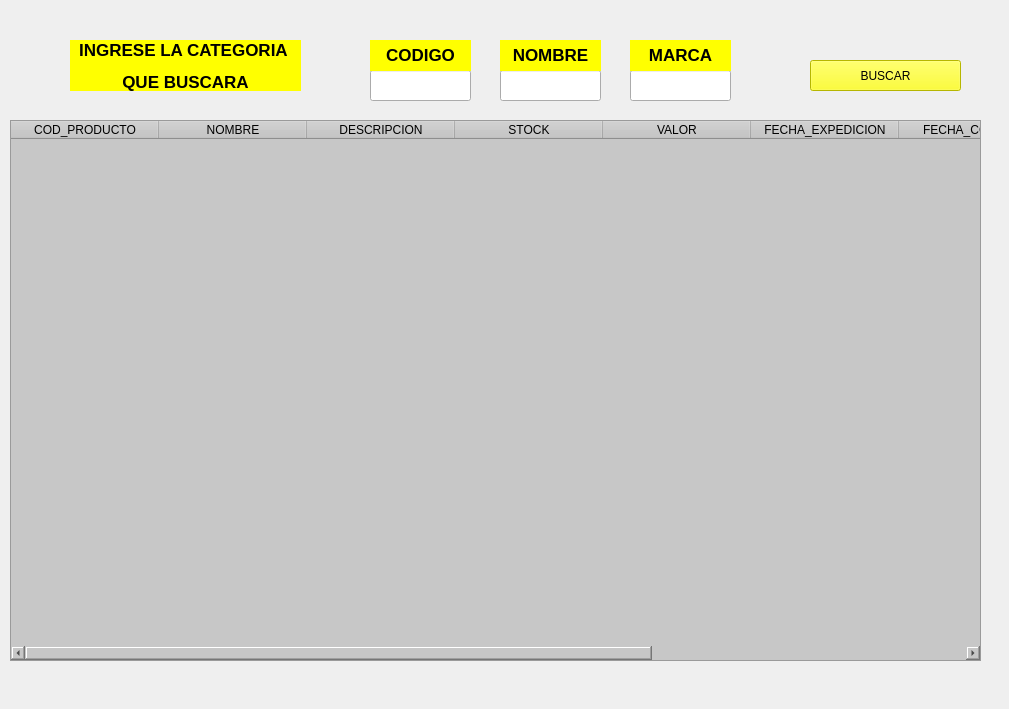
    <widget class="QWidget" name="tab_BUSCAR">
     <attribute name="title">
      <string>Buscar Productos</string>
     </attribute>
     <widget class="QLabel" name="label_3">
      <property name="geometry">
       <rect>
        <x>0</x>
        <y>-20</y>
        <width>1000</width>
        <height>700</height>
       </rect>
      </property>
      <property name="styleSheet">
       <string notr="true">background-image: url(C:/Users/User/Downloads/home.jpg);
background-repeat: no-repeat;
background-position: center center;
background-size: cover;</string>
      </property>
      <property name="text">
       <string/>
      </property>
      <property name="pixmap">
       <pixmap>../../Downloads/Downloads/principal.png</pixmap>
      </property>
      <property name="scaledContents">
       <bool>true</bool>
      </property>
      <property name="alignment">
       <set>Qt::AlignLeading|Qt::AlignLeft|Qt::AlignVCenter</set>
      </property>
     </widget>
     <widget class="QTableWidget" name="table_BUSCAR">
      <property name="geometry">
       <rect>
        <x>10</x>
        <y>120</y>
        <width>971</width>
        <height>541</height>
       </rect>
      </property>
      <property name="font">
       <font>
        <weight>50</weight>
        <bold>false</bold>
       </font>
      </property>
      <property name="styleSheet">
       <string notr="true">background-color: rgb(199, 199, 199);</string>
      </property>
      <property name="dragEnabled">
       <bool>false</bool>
      </property>
      <property name="sortingEnabled">
       <bool>false</bool>
      </property>
      <attribute name="horizontalHeaderCascadingSectionResizes">
       <bool>false</bool>
      </attribute>
      <attribute name="horizontalHeaderDefaultSectionSize">
       <number>148</number>
      </attribute>
      <column>
       <property name="text">
        <string>COD_PRODUCTO</string>
       </property>
      </column>
      <column>
       <property name="text">
        <string>NOMBRE</string>
       </property>
      </column>
      <column>
       <property name="text">
        <string>DESCRIPCION</string>
       </property>
      </column>
      <column>
       <property name="text">
        <string>STOCK</string>
       </property>
      </column>
      <column>
       <property name="text">
        <string>VALOR</string>
       </property>
      </column>
      <column>
       <property name="text">
        <string>FECHA_EXPEDICION</string>
       </property>
      </column>
      <column>
       <property name="text">
        <string>FECHA_COMPRA</string>
       </property>
      </column>
      <column>
       <property name="text">
        <string>FECHA_VENCIMIENTO</string>
       </property>
      </column>
      <column>
       <property name="text">
        <string>MARCA</string>
       </property>
      </column>
     </widget>
     <widget class="QLabel" name="label_7">
      <property name="geometry">
       <rect>
        <x>30</x>
        <y>50</y>
        <width>491</width>
        <height>51</height>
       </rect>
      </property>
      <property name="styleSheet">
       <string notr="true">QTextBrowser {
    background-color: transparent;
    border: 1px solid white;
}</string>
      </property>
      <property name="text">
       <string/>
      </property>
     </widget>
     <widget class="QPushButton" name="Button_BUSCAR">
      <property name="geometry">
       <rect>
        <x>810</x>
        <y>60</y>
        <width>151</width>
        <height>31</height>
       </rect>
      </property>
      <property name="styleSheet">
       <string notr="true">
font: 14pt &quot;MS Shell Dlg 2&quot;;
background-color: rgb(255, 255, 0);
</string>
      </property>
      <property name="text">
       <string>BUSCAR</string>
      </property>
     </widget>
     <widget class="QLabel" name="label_CODIGO">
      <property name="geometry">
       <rect>
        <x>70</x>
        <y>40</y>
        <width>231</width>
        <height>51</height>
       </rect>
      </property>
      <property name="font">
       <font>
        <pointsize>13</pointsize>
        <weight>75</weight>
        <bold>true</bold>
       </font>
      </property>
      <property name="layoutDirection">
       <enum>Qt::RightToLeft</enum>
      </property>
      <property name="styleSheet">
       <string notr="true">background-color: rgb(85, 255, 255);

background-color: rgb(255, 255, 0);</string>
      </property>
      <property name="text">
       <string>&lt;html&gt;&lt;head/&gt;&lt;body&gt;&lt;p align=&quot;center&quot;&gt;INGRESE LA CATEGORIA &lt;/p&gt;&lt;p align=&quot;center&quot;&gt;QUE BUSCARA&lt;/p&gt;&lt;/body&gt;&lt;/html&gt;</string>
      </property>
     </widget>
     <widget class="QLineEdit" name="lineEdit_CODIGO_2">
      <property name="geometry">
       <rect>
        <x>370</x>
        <y>70</y>
        <width>101</width>
        <height>31</height>
       </rect>
      </property>
     </widget>
     <widget class="QLineEdit" name="lineEdit_CODIGO_3">
      <property name="geometry">
       <rect>
        <x>500</x>
        <y>70</y>
        <width>101</width>
        <height>31</height>
       </rect>
      </property>
     </widget>
     <widget class="QLineEdit" name="lineEdit_CODIGO_4">
      <property name="geometry">
       <rect>
        <x>630</x>
        <y>70</y>
        <width>101</width>
        <height>31</height>
       </rect>
      </property>
     </widget>
     <widget class="QLabel" name="label_CODIGO_2">
      <property name="geometry">
       <rect>
        <x>370</x>
        <y>40</y>
        <width>101</width>
        <height>31</height>
       </rect>
      </property>
      <property name="font">
       <font>
        <pointsize>13</pointsize>
        <weight>75</weight>
        <bold>true</bold>
       </font>
      </property>
      <property name="layoutDirection">
       <enum>Qt::RightToLeft</enum>
      </property>
      <property name="styleSheet">
       <string notr="true">background-color: rgb(85, 255, 255);

background-color: rgb(255, 255, 0);</string>
      </property>
      <property name="text">
       <string>&lt;html&gt;&lt;head/&gt;&lt;body&gt;&lt;p align=&quot;center&quot;&gt;CODIGO&lt;/p&gt;&lt;/body&gt;&lt;/html&gt;</string>
      </property>
     </widget>
     <widget class="QLabel" name="label_CODIGO_3">
      <property name="geometry">
       <rect>
        <x>500</x>
        <y>40</y>
        <width>101</width>
        <height>31</height>
       </rect>
      </property>
      <property name="font">
       <font>
        <pointsize>13</pointsize>
        <weight>75</weight>
        <bold>true</bold>
       </font>
      </property>
      <property name="layoutDirection">
       <enum>Qt::RightToLeft</enum>
      </property>
      <property name="styleSheet">
       <string notr="true">background-color: rgb(85, 255, 255);

background-color: rgb(255, 255, 0);</string>
      </property>
      <property name="text">
       <string>&lt;html&gt;&lt;head/&gt;&lt;body&gt;&lt;p align=&quot;center&quot;&gt;NOMBRE&lt;/p&gt;&lt;/body&gt;&lt;/html&gt;</string>
      </property>
     </widget>
     <widget class="QLabel" name="label_CODIGO_4">
      <property name="geometry">
       <rect>
        <x>630</x>
        <y>40</y>
        <width>101</width>
        <height>31</height>
       </rect>
      </property>
      <property name="font">
       <font>
        <pointsize>13</pointsize>
        <weight>75</weight>
        <bold>true</bold>
       </font>
      </property>
      <property name="layoutDirection">
       <enum>Qt::RightToLeft</enum>
      </property>
      <property name="styleSheet">
       <string notr="true">background-color: rgb(85, 255, 255);

background-color: rgb(255, 255, 0);</string>
      </property>
      <property name="text">
       <string>&lt;html&gt;&lt;head/&gt;&lt;body&gt;&lt;p align=&quot;center&quot;&gt;MARCA&lt;/p&gt;&lt;/body&gt;&lt;/html&gt;</string>
      </property>
     </widget>
    </widget>
